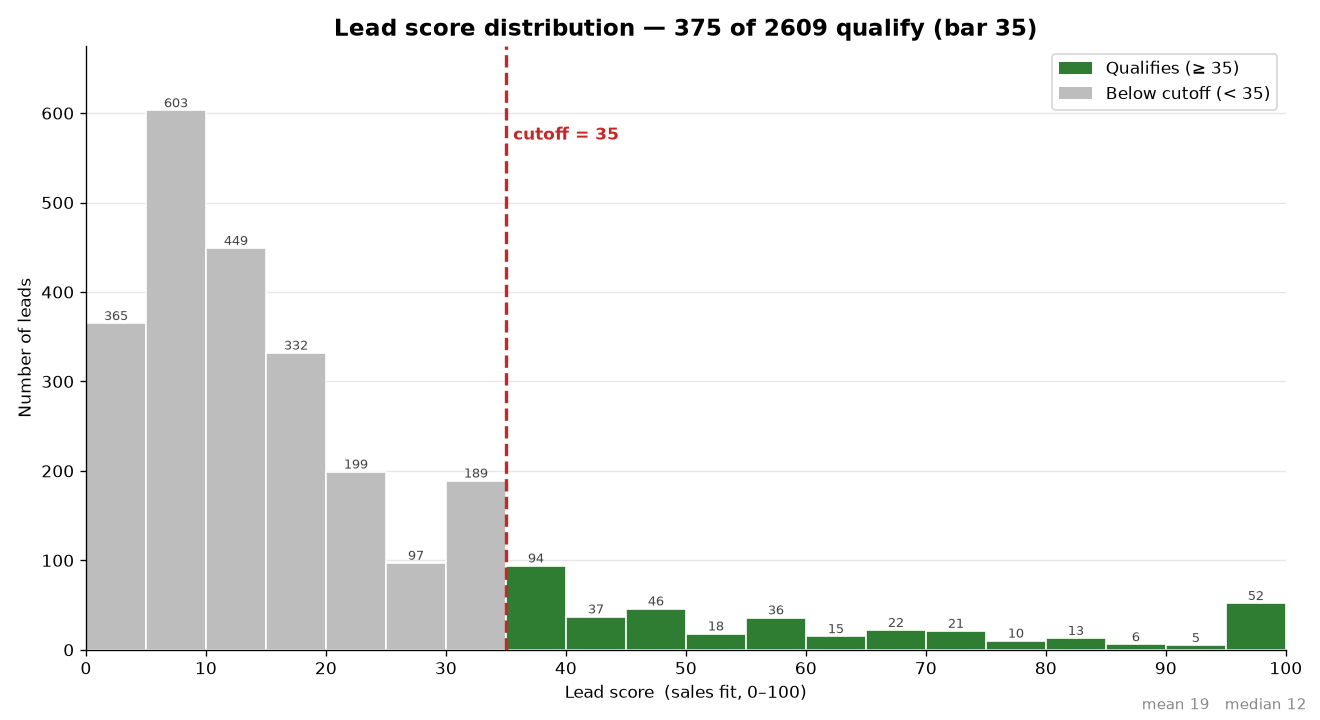

Source code (Python):
"""Plot the distribution of every lead's score, with a line at the current cutoff.

Reads `lead_score` for every scored lead in the database and draws a histogram.
Bars at/above the current qualification bar (the admin slider value) are
highlighted as "qualifies"; bars below it are greyed as "screened out". A dashed
line marks the cutoff itself.

    python lead_score_distribution.py

It saves a PNG (`lead_score_distribution.png`) next to this file and also opens a
window if your machine can show one.

NOTE: needs matplotlib, which is a LOCAL-only tool here (kept out of
requirements.txt so the Streamlit Cloud deploy stays lean):

    python -m pip install matplotlib

The graph reflects the scores CURRENTLY stored in the database. If you've just
changed the scoring, run `python rescore_leads.py` first so the figures are fresh.
"""
import logging
logging.getLogger("streamlit").setLevel(logging.ERROR)

import warnings
from statistics import mean, median

from sqlalchemy import select
import matplotlib.pyplot as plt
from matplotlib.patches import Patch

from database import engine
from models import sales_leads
from settings import get_qualify_bar

# Colours
PASS_COLOR = "#2e7d32"   # green  — qualifies (score >= bar)
FAIL_COLOR = "#bdbdbd"   # grey   — below the cutoff
LINE_COLOR = "#c62828"   # red    — the cutoff line

BIN_WIDTH = 5            # one bar per 5 score-points (0-5, 5-10, ... 95-100)
OUTPUT_PNG = "lead_score_distribution.png"


def load_scores():
    """Every non-empty lead_score currently in the database."""
    with engine.connect() as conn:
        rows = conn.execute(
            select(sales_leads.c.lead_score).where(sales_leads.c.lead_score.isnot(None))
        ).fetchall()
    return [r[0] for r in rows]


def main():
    bar = get_qualify_bar()
    scores = load_scores()
    if not scores:
        print("No scored leads found — run the pipeline or rescore_leads.py first.")
        return

    total = len(scores)
    n_pass = sum(s >= bar for s in scores)
    n_fail = total - n_pass
    print(f"{total} scored leads — {n_pass} qualify (>= {bar}), {n_fail} screened out.")

    fig, ax = plt.subplots(figsize=(11, 6))
    bins = list(range(0, 100 + BIN_WIDTH, BIN_WIDTH))
    counts, edges, patches = ax.hist(scores, bins=bins, edgecolor="white", zorder=2)

    # Colour each bar by which side of the cutoff it sits on.
    for patch, left_edge in zip(patches, edges[:-1]):
        patch.set_facecolor(PASS_COLOR if left_edge >= bar else FAIL_COLOR)

    # Count label above each non-empty bar.
    for count, left_edge in zip(counts, edges[:-1]):
        if count:
            ax.text(left_edge + BIN_WIDTH / 2, count, str(int(count)),
                    ha="center", va="bottom", fontsize=8, color="#444")

    # The cutoff line.
    ax.axvline(bar, color=LINE_COLOR, linestyle="--", linewidth=2, zorder=3)
    top = max(counts)
    ax.text(bar + 0.6, top * 0.97, f"cutoff = {bar}", color=LINE_COLOR,
            fontweight="bold", va="top")

    # Labels, ticks, framing.
    ax.set_title(f"Lead score distribution — {n_pass} of {total} qualify (bar {bar})",
                 fontsize=14, fontweight="bold")
    ax.set_xlabel("Lead score  (sales fit, 0–100)")
    ax.set_ylabel("Number of leads")
    ax.set_xticks(range(0, 101, 10))
    ax.set_xlim(0, 100)
    ax.margins(y=0.12)
    ax.grid(axis="y", alpha=0.3, zorder=0)
    ax.spines[["top", "right"]].set_visible(False)
    ax.legend(handles=[
        Patch(facecolor=PASS_COLOR, label=f"Qualifies (≥ {bar})"),
        Patch(facecolor=FAIL_COLOR, label=f"Below cutoff (< {bar})"),
    ], loc="upper right")

    # Small stats footnote.
    fig.text(0.99, 0.01,
             f"mean {mean(scores):.0f}   median {median(scores):.0f}",
             ha="right", va="bottom", fontsize=9, color="#888")

    fig.tight_layout()
    fig.savefig(OUTPUT_PNG, dpi=120)
    print(f"Saved {OUTPUT_PNG}")
    # Open a window if this machine can show one; if not, the saved PNG is it
    # (silence matplotlib's "non-interactive backend" notice in that case).
    with warnings.catch_warnings():
        warnings.filterwarnings("ignore", message=".*non-interactive.*")
        plt.show()


if __name__ == "__main__":
    main()
